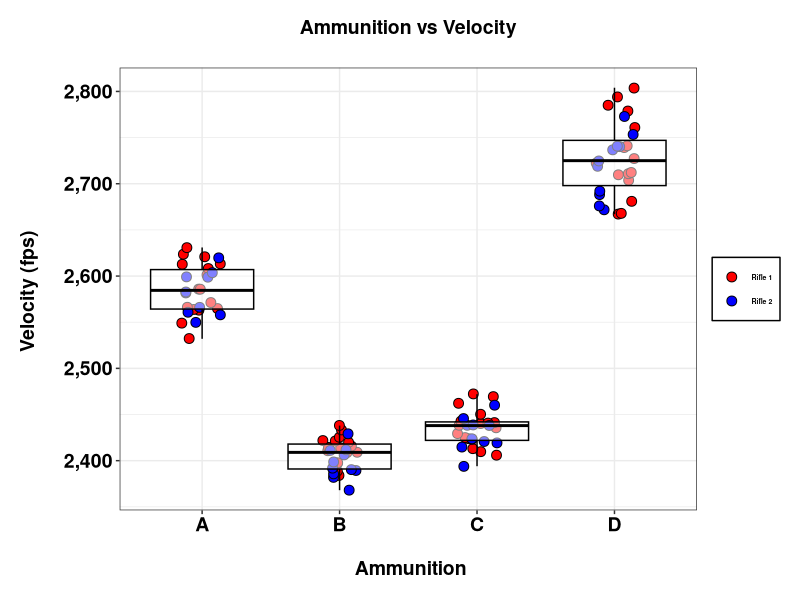
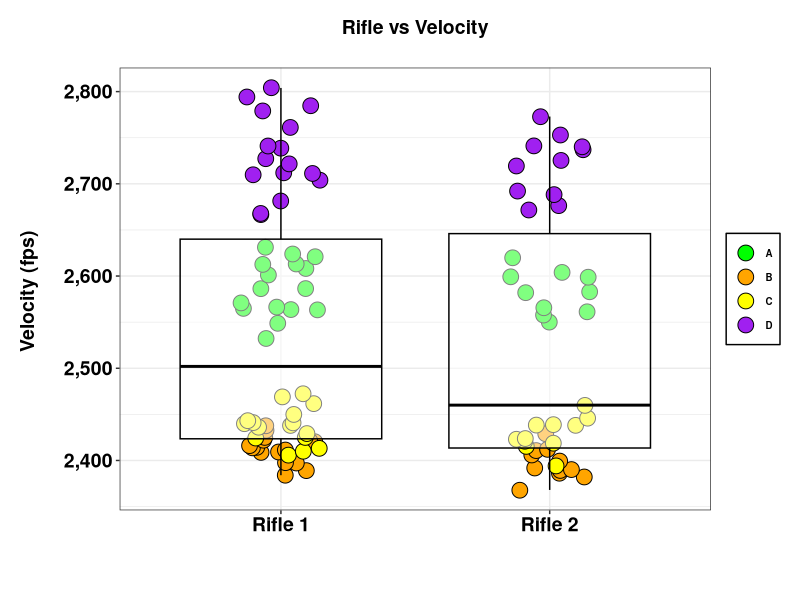
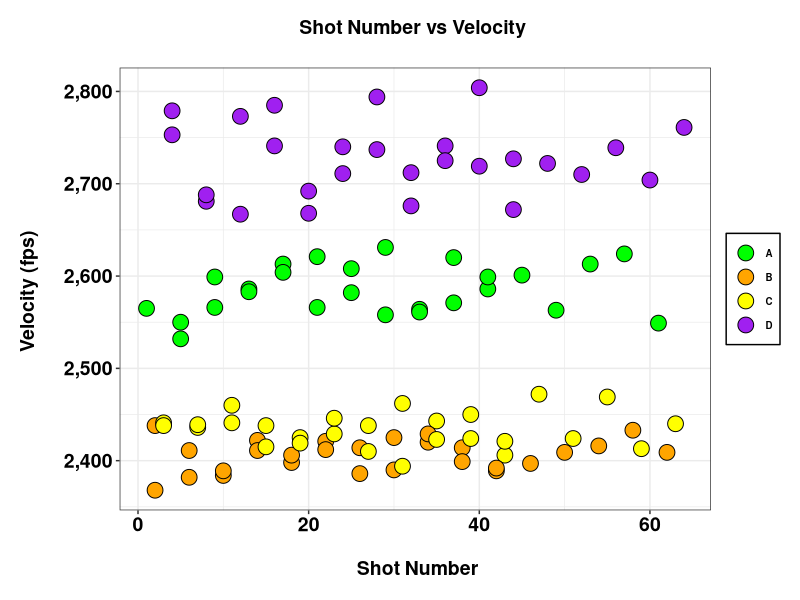
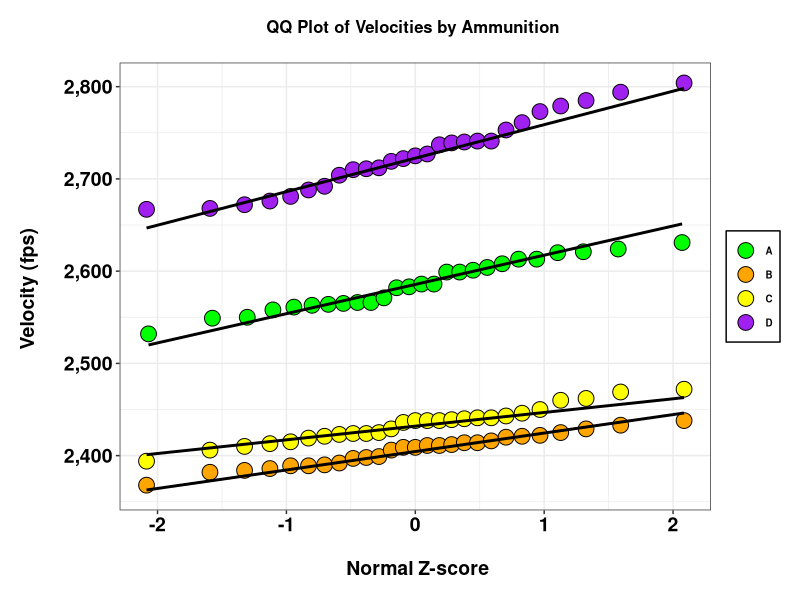

R code for these plots, in order:
library(tidyverse); library(scales)

vel <- read.csv('velocity.csv', header = T)
vel$rfl <- as.factor(vel$rfl)
vel$rfl <- recode(vel$rfl, '1' = 'Rifle 1', '2' = 'Rifle 2')

p <- ggplot(vel, aes(amo, vel)) + 
  geom_jitter(width = .15, shape = 21, 
              aes(fill = rfl), size = 3) +
  scale_fill_manual(values = c('red', 'blue')) +
  geom_boxplot(fill = 'white', color = 'black', alpha = 0.5) +
  scale_y_continuous(label = comma) +
  ggtitle('Ammunition vs Velocity\n') +
  xlab('\n Ammunition') +
  ylab('Velocity (fps) \n') +
  theme_bw() +
  theme(
    plot.title = element_text(color = 'black', face = 'bold', 
                              hjust = 0.5, size = 14),
    axis.title = element_text(color = 'black', face = 'bold', 
                              hjust = 0.5, size = 14),
    axis.text = element_text(color = 'black', face = 'bold', 
                              hjust = 0.5, size = 14),
    plot.margin = margin(c(.2,.2,.2,.2), unit = 'in'),
    legend.title = element_blank(),
    legend.text = element_text(color = 'black', face = 'bold', 
                               hjust = 0.5, size = 5),
    legend.background = element_rect(color = 'black'),
    legend.position = "right" # c(0.95, 0.1)
  )
bmp(file="amo_vs_vel_boxplot.bmp",
    width=5, height=4, units="in", res=200)
p
dev.off()

p2 <- ggplot(vel, aes(rfl, vel)) + 
  geom_jitter(width = .15, shape = 21, 
              aes(fill = amo), size = 5) +
  scale_fill_manual(values = c('green', 'orange', 'yellow', 'purple')) + 
  geom_boxplot(fill = 'white', color = 'black', alpha = 0.5) +
  scale_y_continuous(label = comma) +
  ggtitle('Rifle vs Velocity\n') +
  xlab('\n ') +
  ylab('Velocity (fps) \n') +
  theme_bw() +
  theme(
    plot.title = element_text(color = 'black', face = 'bold', 
                              hjust = 0.5, size = 14),
    axis.title = element_text(color = 'black', face = 'bold', 
                              hjust = 0.5, size = 14),
    axis.text = element_text(color = 'black', face = 'bold', 
                             hjust = 0.5, size = 14),
    plot.margin = margin(c(.2,.2,.2,.2), unit = 'in'),
    legend.title = element_blank(),
    legend.text = element_text(color = 'black', face = 'bold', 
                               hjust = 0.5, size = 7),
    legend.background = element_rect(color = 'black'),
    legend.position = "right" #c(0.9, 0.7)
  )
bmp(file="rfl_vs_vel_boxplot.bmp",
    width=5, height=4, units="in", res=200)
p2
dev.off()

p3 <- ggplot(vel, aes(cnt, vel)) + 
  geom_point(shape = 21, 
              aes(fill = amo), size = 5) +
  scale_fill_manual(values = c('green', 'orange', 'yellow', 'purple')) +
  scale_y_continuous(label = comma) +
  ggtitle('Shot Number vs Velocity \n') +
  xlab('\n Shot Number') +
  ylab('Velocity (fps) \n') +
  theme_bw() +
  theme(
    plot.title = element_text(color = 'black', face = 'bold', 
                              hjust = 0.5, size = 14),
    axis.title = element_text(color = 'black', face = 'bold', 
                              hjust = 0.5, size = 14),
    axis.text = element_text(color = 'black', face = 'bold', 
                             hjust = 0.5, size = 14),
    plot.margin = margin(c(.2,.2,.2,.2), unit = 'in'),
    legend.title = element_blank(),
    legend.text = element_text(color = 'black', face = 'bold', 
                               hjust = 0.5, size = 7),
    legend.background = element_rect(color = 'black'),
    legend.position = "right" # c(0.95, 0.6)
  )

bmp(file="sht_num_vs_vel.bmp",
    width=5, height=4, units="in", res=200)
p3
dev.off()

p_qq <- ggplot(vel, aes(sample = vel, fill = amo)) + 
  geom_qq(shape = 21, size = 5, col = 'black') + 
  scale_fill_manual(values = c('green', 'orange', 'yellow', 'purple')) +
  geom_qq_line(size = 1) +
  scale_y_continuous(label = comma) +
  ggtitle('QQ Plot of Velocities by Ammunition \n') +
  xlab('\n Normal Z-score') +
  ylab('Velocity (fps) \n') +
  theme_bw() +
  theme(
    plot.title = element_text(color = 'black', face = 'bold', 
                              hjust = 0.5, size = 12),
    axis.title = element_text(color = 'black', face = 'bold', 
                              hjust = 0.5, size = 14),
    axis.text = element_text(color = 'black', face = 'bold', 
                             hjust = 0.5, size = 14),
    plot.margin = margin(c(.2,.2,.2,.2), unit = 'in'),
    legend.title = element_blank(),
    legend.text = element_text(color = 'black', face = 'bold', 
                               hjust = 0.5, size = 7),
    legend.background = element_rect(color = 'black'),
    legend.position = "right" #c(0.1, 0.85)
  )

bmp(file="vel_qq_amo.bmp",
    width=5, height=4, units="in", res=200)
p_qq
dev.off()

# shapiro wilk test on each factor
do.call("rbind", 
        with(vel, 
             tapply(vel, 
                    amo,
                    function(x) unlist(shapiro.test(x)[c("statistic", 
                                                         "p.value")]))))

mod <- aov(vel ~ rfl + amo * cnt , data = vel)
# Tukey test HSD
# tukey.test <- TukeyHSD(mod)
# plot(tukey.test)
# marginal <- lsmeans::lsmeans(mod, pairwise ~ amo, adjust = 'tukey')


